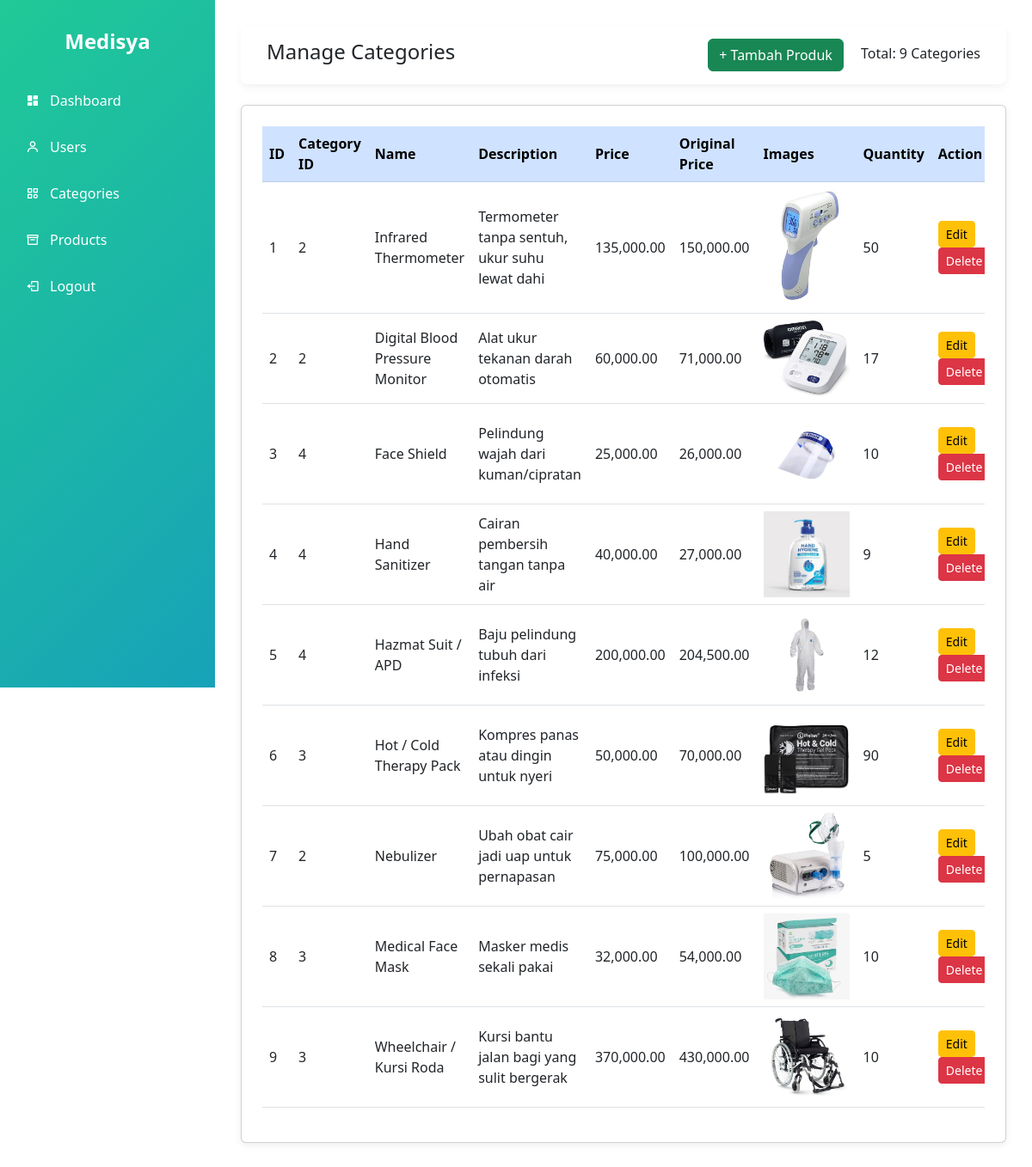
Screenshot of /admin/manage_products.php (signed in) with the database file from the repository.
### tables this page shows
CREATE TABLE `products` (
  `id` int(10) UNSIGNED NOT NULL,
  `category_id` int(10) UNSIGNED NOT NULL DEFAULT 0,
  `name` varchar(250) DEFAULT NULL,
  `description` text DEFAULT NULL,
  `price` float DEFAULT NULL,
  `original_price` float DEFAULT NULL,
  `images` text DEFAULT NULL,
  `quantity` int(10) UNSIGNED DEFAULT NULL,
  `created_at` timestamp NULL DEFAULT NULL,
  `updated_at` timestamp NULL DEFAULT NULL
);

### admin/manage_products.php (the view, shortened to what this page needs)
<?php
include '../includes/db.php';
$query = "SELECT id, category_id, name, description, price, original_price, images, quantity FROM products";
$result = mysqli_query($conn, $query);
?>
<!DOCTYPE html>
<html lang="id">
<head>
    <link href="https://cdn.jsdelivr.net/npm/bootstrap@5.3.0/dist/css/bootstrap.min.css" rel="stylesheet">
    <link href="https://unpkg.com/boxicons@2.1.4/css/boxicons.min.css" rel="stylesheet">
</head>
<body>
<?php include 'sidebar.php';
?>
<div class="content">
<div class="header mb-4 d-flex justify-content-between align-items-center">
    <h4>Manage Categories</h4>
    <div>
        <a href="add_product.php" class="btn btn-success me-3">+ Tambah Produk</a>
        Total: <?= mysqli_num_rows($result); ?> Categories
    </div>
</div>
    <div class="card p-4">
    <div class="table-responsive">
        <table class="table table-hover align-middle">
            <thead class="table-primary">
                <tr>
                    <th>ID</th>
                    <th>Category ID</th>
                    <th>Name</th>
                    <th>Description</th>
                    <th>Price</th>
                    <th>Original Price</th>
                    <th>Images</th>
                    <th>Quantity</th>
                    <th>Action</th>
                </tr>
            </thead>
            <tbody>
                <?php while ($product = mysqli_fetch_assoc($result)): ?>
                <tr>
                    <td><?= $product['id']; ?></td>
                    <td><?= htmlspecialchars($product['category_id']); ?></td>
                    <td><?= htmlspecialchars($product['name']); ?></td>
                    <td><?= htmlspecialchars($product['description']); ?></td>
                    <td><?= number_format($product['price'], 2); ?></td>
                    <td><?= number_format($product['original_price'], 2); ?></td>
                    <td><img src="<?= htmlspecialchars($product['images']); ?>" alt="Product Image" width="100"></td>
                    <td><?= htmlspecialchars($product['quantity']); ?></td>
                    <td>
                        <a href="edit_product.php?id=<?= $product['id']; ?>" class="btn btn-sm btn-warning">Edit</a>
                        <a href="delete_product.php?id=<?= $product['id']; ?>" class="btn btn-sm btn-danger" onclick="return confirm('Delete this product?')">Delete</a>
                    </td>
                </tr>
                <?php endwhile; ?>
            </tbody>
        </table>
    </div>
</div>
</body>
</html>

### admin/sidebar.php (shortened to what this page needs)
<link href="https://cdn.jsdelivr.net/npm/bootstrap@5.3.0/dist/css/bootstrap.min.css" rel="stylesheet">
<link href="https://unpkg.com/boxicons@2.1.4/css/boxicons.min.css" rel="stylesheet">
<div class="sidebar d-flex flex-column justify-content-between">
    <div>
        <div class="menu-header text-center fw-bold fs-4 mb-4">Medisya</div>
        <a href="dashboard.php" class="nav-link"><i class='bx bxs-dashboard'></i><span>Dashboard</span></a>
        <a href="manage_users.php" class="nav-link"><i class='bx bx-user'></i><span>Users</span></a>
        <a href="manage_categories.php" class="nav-link"><i class='bx bx-category'></i><span>Categories</span></a>
        <a href="manage_products.php" class="nav-link"><i class='bx bx-box'></i><span>Products</span></a>
        <a href="../auth/logout.php" class="nav-link"><i class='bx bx-log-out'></i><span>Logout</span></a>
    </div>
</div>

### admin/manage_products.php (style rules this page uses)
body { margin: 0; background-color: #f1f3f6; font-family: 'Segoe UI', sans-serif; }
.sidebar { position: fixed; top: 0; left: 0; width: 250px; height: 100vh; background-color: #0d6efd; padding: 30px 0; display: flex; flex-direction: column; justify-content: space-between; color: #fff; }
.sidebar .menu-header { font-size: 24px; font-weight: bold; text-align: center; margin-bottom: 30px; }
.sidebar a { color: #fff; padding: 15px 30px; display: flex; align-items: center; gap: 12px; text-decoration: none; font-size: 17px; transition: background-color 0.3s ease; }
.content { margin-left: 250px; padding: 30px; }
.header { background-color: #fff; padding: 15px 30px; display: flex; justify-content: space-between; align-items: center; border-radius: 8px; box-shadow: 0 4px 10px rgba(0,0,0,0.05); }
.card { border-radius: 10px; box-shadow: 0 2px 8px rgba(0,0,0,0.08); border: none; }
.table th, .table td { vertical-align: middle; }

### admin/sidebar.php (style rules this page uses)
.sidebar { position: fixed; top: 0; left: 0; width: 250px; height: 100vh; background: linear-gradient(135deg, #20c997, #17a2b8); padding: 30px 0; color: #fff; z-index: 1000; }
.sidebar .nav-link { color: #fff; padding: 15px 30px; display: flex; align-items: center; gap: 12px; font-size: 16px; transition: all 0.3s ease; text-decoration: none; }
.sidebar .menu-header { color: #fff; }

### rows the page displays
products: id "1", category "2", name "Infrared Thermometer", description "Termometer tanpa sentuh, ukur suhu lewat dahi", price "135,000.00", original_price "150,000.00", images (picture), quantity "50"
products: id "2", category "2", name "Digital Blood Pressure Monitor", description "Alat ukur tekanan darah otomatis", price "60,000.00", original_price "71,000.00", images (picture), quantity "17"
products: id "3", category "4", name "Face Shield", description "Pelindung wajah dari kuman/cipratan", price "25,000.00", original_price "26,000.00", images (picture), quantity "10"
products: id "4", category "4", name "Hand Sanitizer", description "Cairan pembersih tangan tanpa air", price "40,000.00", original_price "27,000.00", images (picture), quantity "9"
products: id "5", category "4", name "Hazmat Suit / APD", description "Baju pelindung tubuh dari infeksi", price "200,000.00", original_price "204,500.00", images (picture), quantity "12"
products: id "6", category "3", name "Hot / Cold Therapy Pack", description "Kompres panas atau dingin untuk nyeri", price "50,000.00", original_price "70,000.00", images (picture), quantity "90"
products: id "7", category "2", name "Nebulizer", description "Ubah obat cair jadi uap untuk pernapasan", price "75,000.00", original_price "100,000.00", images (picture), quantity "5"
products: id "8", category "3", name "Medical Face Mask", description "Masker medis sekali pakai", price "32,000.00", original_price "54,000.00", images (picture), quantity "10"
products: id "9", category "3", name "Wheelchair / Kursi Roda", description "Kursi bantu jalan bagi yang sulit bergerak", price "370,000.00", original_price "430,000.00", images (picture), quantity "10"

### other values shown
mysqli_num_rows($result) "9"
